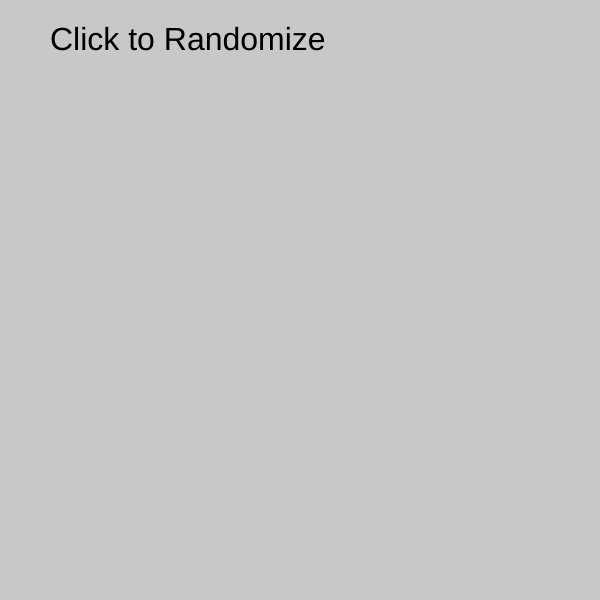
Frame 1 (no input)
Frame 60 (no input): identical to frame 1, image omitted
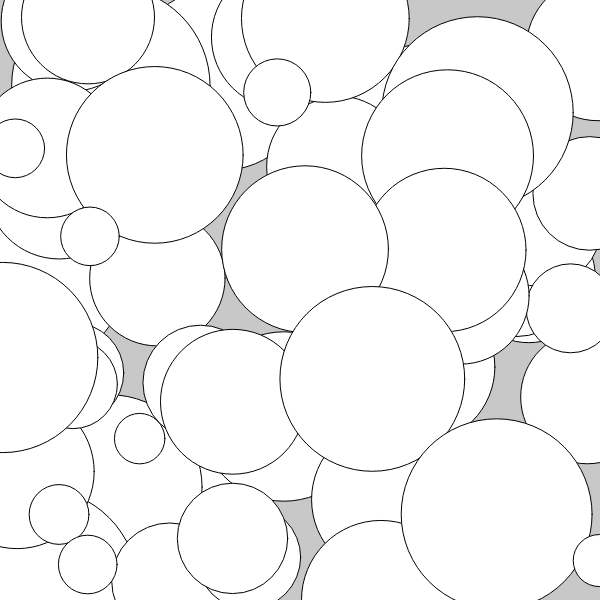
Frame 120 (the mouse pressed at the canvas centre since frame 60)

The p5.js sketch that drew these frames (run headless with seeded random() and noise() and a simulated clock; from frame 60 on, the mouse is pressed at the canvas centre):

// p5.js sketch
// ── sketch.js
// my favorite sanrio characters
let randomIndex;
let animating = false;
let sanrio = [{
    name:"Kuromi", 
    color:"black"
}, {
    name:"myMelody", 
    color:"pink"
}, {
    name:"Cinnamoroll", 
    color:"white"
}, {
    name:"Kiki", 
    color:"blue"
}, {
    name:"Lala", 
    color:"pink"
}, {
    name:"Hello Kitty", 
    color:"white"
}];

function setup() {
    createCanvas(600, 600);
    background(200);
    textSize(32);

    text("Click to Randomize", 50, 50);
}

function draw() {

    if(animating == true){
        ellipse(random(width), random(height), random(50, 200));
    }

}

function randomizer(){
    animating = false;
    if(sanrio[0]){
    // dispays random name and splices it out if the array
    background(random(200, 255));
    randomIndex = int(random(sanrio.length));
    text(`${sanrio[randomIndex].name}'s color is ${sanrio[randomIndex].color}`, 50, 50);
    //text(sanrio[randomIndex].name + "'s color is " + sanrio[randomIndex].color, 50, 50);
    sanrio.splice(randomIndex, 1);
    } else{
        background(random(200, 255));
        text("nothing left!", 50, 50);
    }
}

function mousePressed() {
    animating = true;
    setTimeout(randomizer, 2000);

}
